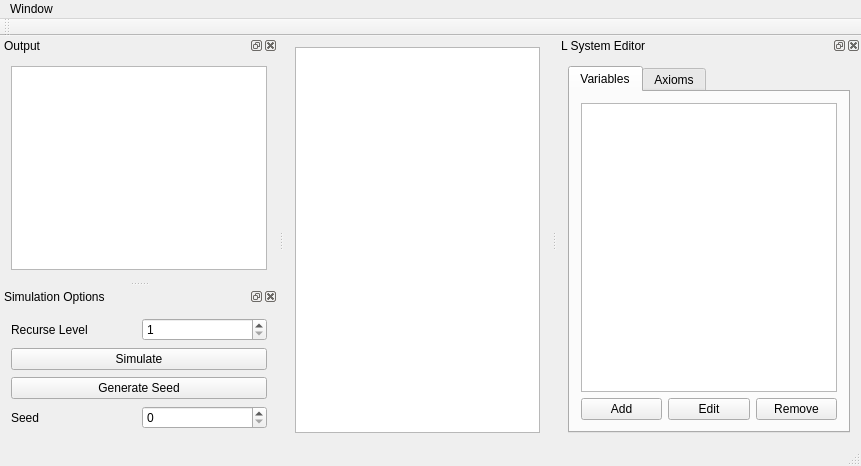
<?xml version="1.0" encoding="UTF-8"?>
<ui version="4.0">
 <class>MainWindow</class>
 <widget class="QMainWindow" name="MainWindow">
  <property name="geometry">
   <rect>
    <x>0</x>
    <y>0</y>
    <width>861</width>
    <height>466</height>
   </rect>
  </property>
  <property name="windowTitle">
   <string>MainWindow</string>
  </property>
  <widget class="QWidget" name="centralWidget">
   <layout class="QVBoxLayout" name="verticalLayout_5">
    <item>
     <widget class="QGraphicsView" name="lSystemGraphicsView"/>
    </item>
   </layout>
  </widget>
  <widget class="QToolBar" name="mainToolBar">
   <attribute name="toolBarArea">
    <enum>TopToolBarArea</enum>
   </attribute>
   <attribute name="toolBarBreak">
    <bool>false</bool>
   </attribute>
  </widget>
  <widget class="QStatusBar" name="statusBar"/>
  <widget class="QDockWidget" name="lSystemEditor">
   <property name="floating">
    <bool>false</bool>
   </property>
   <property name="features">
    <set>QDockWidget::AllDockWidgetFeatures</set>
   </property>
   <property name="allowedAreas">
    <set>Qt::AllDockWidgetAreas</set>
   </property>
   <property name="windowTitle">
    <string>L System Editor</string>
   </property>
   <attribute name="dockWidgetArea">
    <number>2</number>
   </attribute>
   <widget class="QWidget" name="dockWidgetContents">
    <layout class="QHBoxLayout" name="horizontalLayout">
     <item>
      <widget class="QTabWidget" name="varAxiomTabWidget">
       <property name="tabShape">
        <enum>QTabWidget::Rounded</enum>
       </property>
       <property name="currentIndex">
        <number>0</number>
       </property>
       <widget class="QWidget" name="tabVariable">
        <attribute name="title">
         <string>Variables</string>
        </attribute>
        <layout class="QVBoxLayout" name="verticalLayout">
         <item>
          <widget class="QListView" name="variableListView">
           <property name="showDropIndicator" stdset="0">
            <bool>true</bool>
           </property>
           <property name="dragEnabled">
            <bool>true</bool>
           </property>
           <property name="dragDropOverwriteMode">
            <bool>true</bool>
           </property>
           <property name="dragDropMode">
            <enum>QAbstractItemView::InternalMove</enum>
           </property>
           <property name="defaultDropAction">
            <enum>Qt::MoveAction</enum>
           </property>
           <property name="alternatingRowColors">
            <bool>false</bool>
           </property>
           <property name="selectionBehavior">
            <enum>QAbstractItemView::SelectItems</enum>
           </property>
          </widget>
         </item>
         <item>
          <layout class="QHBoxLayout" name="variableButtonLayout">
           <item>
            <widget class="QPushButton" name="btnAddVariable">
             <property name="text">
              <string>Add</string>
             </property>
            </widget>
           </item>
           <item>
            <widget class="QPushButton" name="btnEditVariable">
             <property name="text">
              <string>Edit</string>
             </property>
            </widget>
           </item>
           <item>
            <widget class="QPushButton" name="btnRemoveVariable">
             <property name="text">
              <string>Remove</string>
             </property>
            </widget>
           </item>
          </layout>
         </item>
        </layout>
       </widget>
       <widget class="QWidget" name="tabAxiom">
        <attribute name="title">
         <string>Axioms</string>
        </attribute>
        <layout class="QVBoxLayout" name="verticalLayout_2">
         <item>
          <widget class="QListView" name="axiomListView">
           <property name="enabled">
            <bool>true</bool>
           </property>
          </widget>
         </item>
         <item>
          <layout class="QHBoxLayout" name="axiomButtonLayout">
           <item>
            <widget class="QPushButton" name="btnAddAxiom">
             <property name="text">
              <string>Add</string>
             </property>
            </widget>
           </item>
           <item>
            <widget class="QPushButton" name="btnEditAxiom">
             <property name="text">
              <string>Edit</string>
             </property>
            </widget>
           </item>
           <item>
            <widget class="QPushButton" name="btnRemoveAxiom">
             <property name="text">
              <string>Remove</string>
             </property>
            </widget>
           </item>
          </layout>
         </item>
        </layout>
       </widget>
      </widget>
     </item>
    </layout>
   </widget>
  </widget>
  <widget class="QDockWidget" name="rawOutput">
   <property name="windowTitle">
    <string>Output</string>
   </property>
   <attribute name="dockWidgetArea">
    <number>1</number>
   </attribute>
   <widget class="QWidget" name="dockWidgetContents_2">
    <layout class="QVBoxLayout" name="verticalLayout_4">
     <item>
      <widget class="QListView" name="simulatedListView">
       <property name="flow">
        <enum>QListView::TopToBottom</enum>
       </property>
      </widget>
     </item>
    </layout>
   </widget>
  </widget>
  <widget class="QDockWidget" name="simulationOptions">
   <property name="windowTitle">
    <string>Simulation Options</string>
   </property>
   <attribute name="dockWidgetArea">
    <number>1</number>
   </attribute>
   <widget class="QWidget" name="dockWidgetContents_3">
    <layout class="QVBoxLayout" name="verticalLayout_3">
     <item>
      <layout class="QHBoxLayout" name="horizontalLayout_3">
       <item>
        <widget class="QLabel" name="lblRecurseLevel">
         <property name="text">
          <string>Recurse Level</string>
         </property>
        </widget>
       </item>
       <item>
        <widget class="QSpinBox" name="sbRecurseLevel">
         <property name="minimum">
          <number>1</number>
         </property>
        </widget>
       </item>
      </layout>
     </item>
     <item>
      <widget class="QPushButton" name="btnSimulate">
       <property name="text">
        <string>Simulate</string>
       </property>
      </widget>
     </item>
     <item>
      <widget class="QPushButton" name="pushButton">
       <property name="text">
        <string>Generate Seed</string>
       </property>
      </widget>
     </item>
     <item>
      <layout class="QHBoxLayout" name="horizontalLayout_2">
       <item>
        <widget class="QLabel" name="lblSeed">
         <property name="text">
          <string>Seed</string>
         </property>
        </widget>
       </item>
       <item>
        <widget class="QSpinBox" name="sbSeed">
         <property name="maximum">
          <number>999999999</number>
         </property>
        </widget>
       </item>
      </layout>
     </item>
    </layout>
   </widget>
  </widget>
  <widget class="QMenuBar" name="menuBar">
   <property name="geometry">
    <rect>
     <x>0</x>
     <y>0</y>
     <width>861</width>
     <height>21</height>
    </rect>
   </property>
   <widget class="QMenu" name="menuWindow">
    <property name="title">
     <string>Window</string>
    </property>
    <widget class="QMenu" name="menuViews">
     <property name="title">
      <string>Views</string>
     </property>
     <addaction name="actionLSystem_Editor"/>
     <addaction name="actionOutput"/>
     <addaction name="actionSimulation_Options"/>
    </widget>
    <addaction name="menuViews"/>
   </widget>
   <addaction name="menuWindow"/>
  </widget>
  <action name="actionLSystem_Editor">
   <property name="checkable">
    <bool>true</bool>
   </property>
   <property name="text">
    <string>LSystem Editor</string>
   </property>
  </action>
  <action name="actionOutput">
   <property name="checkable">
    <bool>true</bool>
   </property>
   <property name="text">
    <string>Output</string>
   </property>
  </action>
  <action name="actionSimulation_Options">
   <property name="checkable">
    <bool>true</bool>
   </property>
   <property name="text">
    <string>Simulation Options</string>
   </property>
  </action>
 </widget>
 <layoutdefault spacing="6" margin="11"/>
 <resources/>
 <connections>
  <connection>
   <sender>lSystemEditor</sender>
   <signal>visibilityChanged(bool)</signal>
   <receiver>actionLSystem_Editor</receiver>
   <slot>setChecked(bool)</slot>
   <hints>
    <hint type="sourcelabel">
     <x>148</x>
     <y>239</y>
    </hint>
    <hint type="destinationlabel">
     <x>-1</x>
     <y>-1</y>
    </hint>
   </hints>
  </connection>
  <connection>
   <sender>actionLSystem_Editor</sender>
   <signal>toggled(bool)</signal>
   <receiver>lSystemEditor</receiver>
   <slot>setVisible(bool)</slot>
   <hints>
    <hint type="sourcelabel">
     <x>-1</x>
     <y>-1</y>
    </hint>
    <hint type="destinationlabel">
     <x>148</x>
     <y>239</y>
    </hint>
   </hints>
  </connection>
  <connection>
   <sender>rawOutput</sender>
   <signal>visibilityChanged(bool)</signal>
   <receiver>actionOutput</receiver>
   <slot>setChecked(bool)</slot>
   <hints>
    <hint type="sourcelabel">
     <x>430</x>
     <y>334</y>
    </hint>
    <hint type="destinationlabel">
     <x>-1</x>
     <y>-1</y>
    </hint>
   </hints>
  </connection>
  <connection>
   <sender>actionOutput</sender>
   <signal>toggled(bool)</signal>
   <receiver>rawOutput</receiver>
   <slot>setVisible(bool)</slot>
   <hints>
    <hint type="sourcelabel">
     <x>-1</x>
     <y>-1</y>
    </hint>
    <hint type="destinationlabel">
     <x>430</x>
     <y>334</y>
    </hint>
   </hints>
  </connection>
  <connection>
   <sender>actionSimulation_Options</sender>
   <signal>toggled(bool)</signal>
   <receiver>simulationOptions</receiver>
   <slot>setVisible(bool)</slot>
   <hints>
    <hint type="sourcelabel">
     <x>-1</x>
     <y>-1</y>
    </hint>
    <hint type="destinationlabel">
     <x>64</x>
     <y>371</y>
    </hint>
   </hints>
  </connection>
  <connection>
   <sender>simulationOptions</sender>
   <signal>visibilityChanged(bool)</signal>
   <receiver>actionSimulation_Options</receiver>
   <slot>setChecked(bool)</slot>
   <hints>
    <hint type="sourcelabel">
     <x>64</x>
     <y>371</y>
    </hint>
    <hint type="destinationlabel">
     <x>-1</x>
     <y>-1</y>
    </hint>
   </hints>
  </connection>
 </connections>
</ui>
